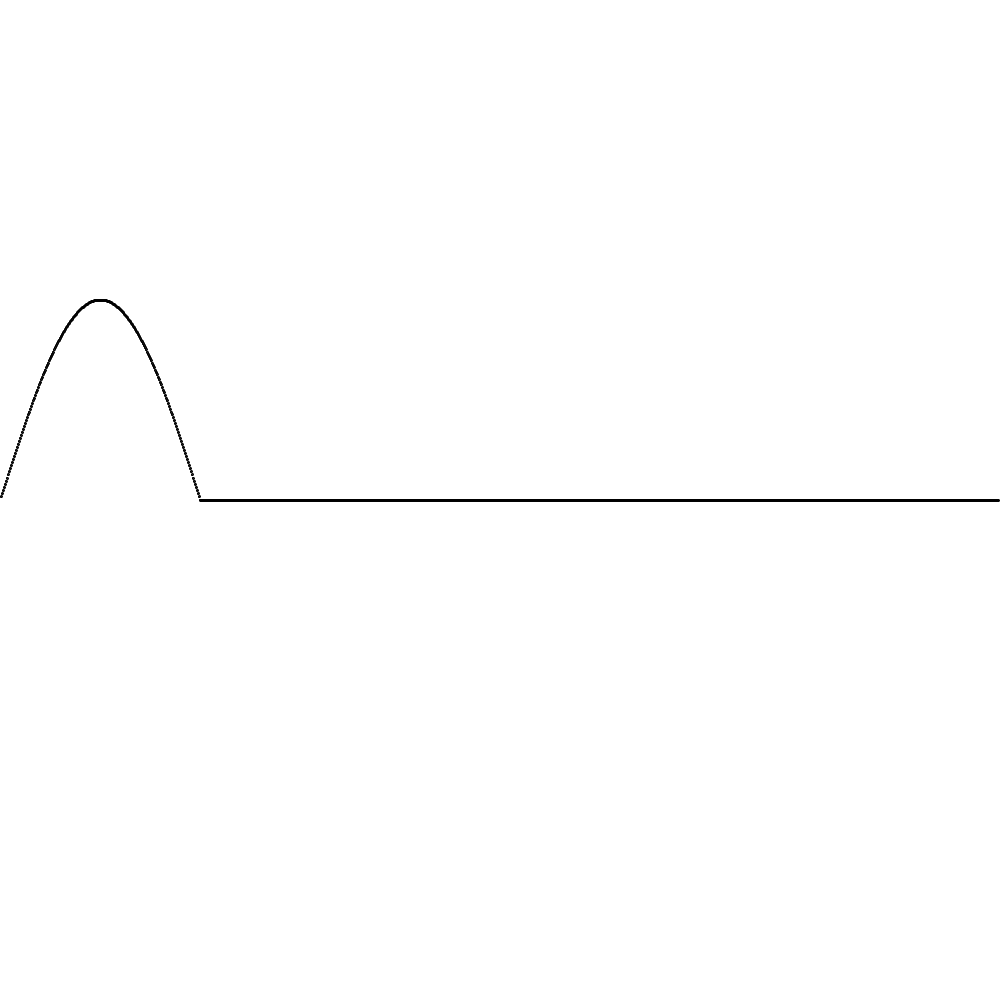
Frame 1 (no input)
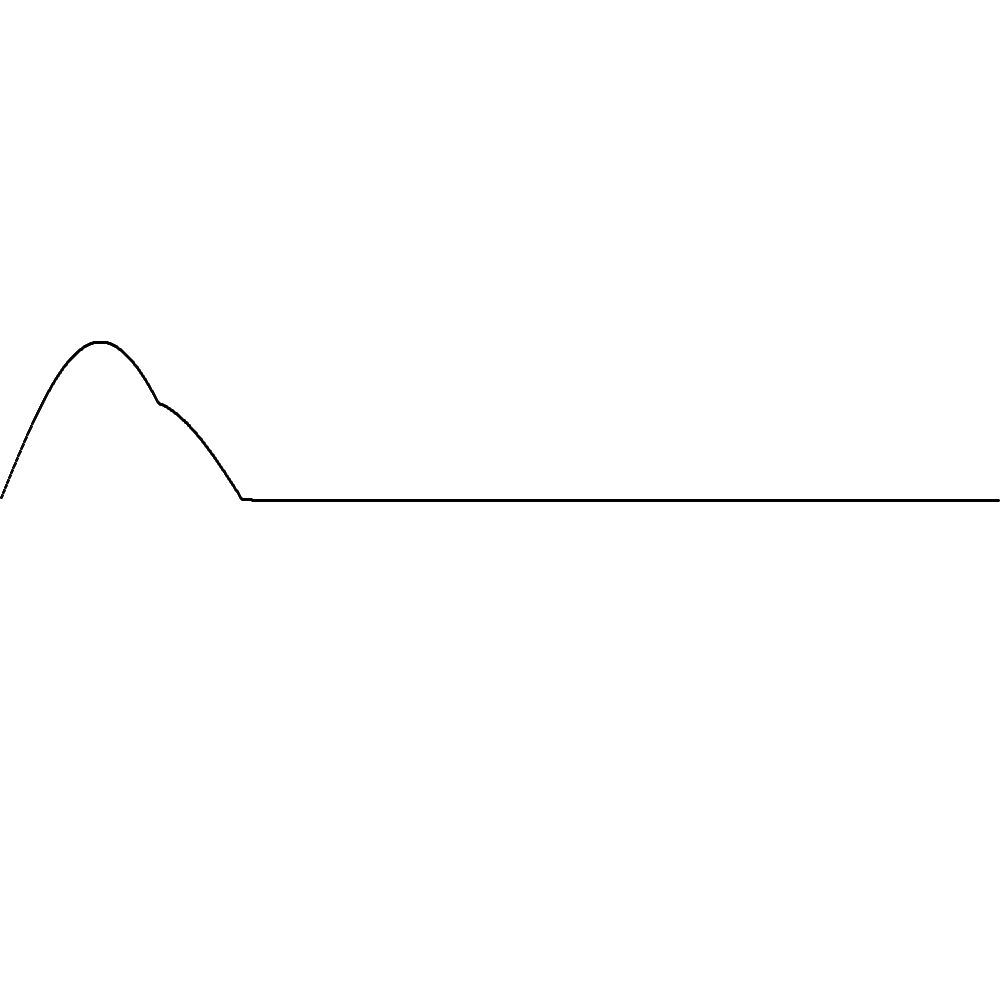
Frame 60 (the mouse pressed at the canvas centre just before this capture)
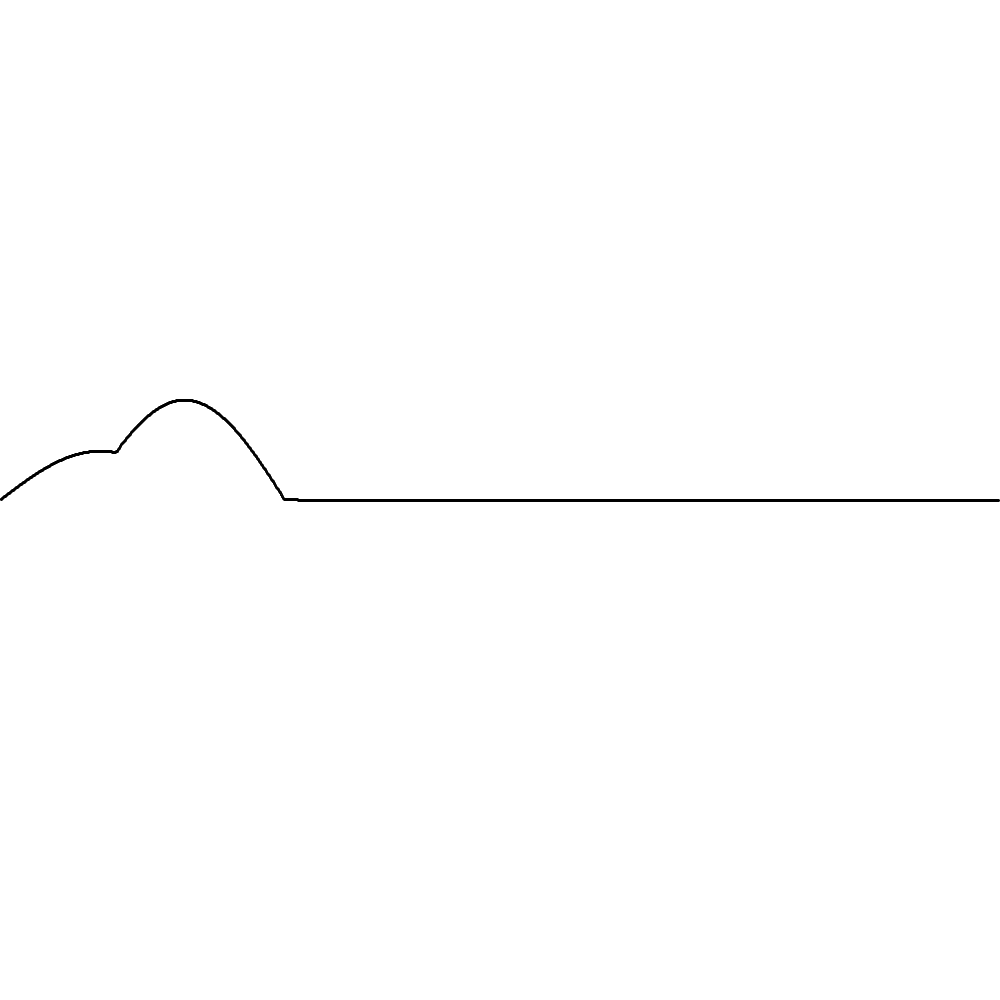
Frame 120 (the mouse held since frame 60 and released just before this capture)

The Processing sketch that drew these frames (run headless with seeded random() and noise(); from frame 60 on, the mouse is pressed at the canvas centre):

// Processing sketch: Elastic_string
// ── Elastic_string.pde
float pi = 3.141592653589793238462643383;
float pos[] = new float[1000];
float vel[] = new float[1000];
float t = 0;

void setup() { 
 size(1000,1000); 
 ellipseMode(CENTER);
frameRate(60);

for(int i=0; i<200; i++) {
  pos[i] = 200*sin(i*pi/200);
}

}


void draw() {
 translate(0,500);
 scale(1,-1);
 background(255);
 fill(0);
 
  for(int i = 1; i<999; i++) {
    ellipse(i,pos[i],2,2); //be
    vel[i] += ((pos[i-1]+pos[i+1])/2 - pos[i]) - 0.0001*vel[i]; //feel
  }
  
  for(int i = 1; i<999; i++) {
     pos[i] += vel[i]; //move
  }
  
  t++;  
  
 pos[0] = 0 ;//boundry conditions
 vel[0] = 0;
 pos[999] = 0;
 vel[999] = 0;

  
}

//trapezoid
  
//for(int i = 1; i<200; i++) {//initial conditions
 // pos[i] = i/2;
// } 
 //for(int i = 200; i<800; i++) {
 // pos[i] = 100;
// }
 //for(int i = 800; i<999; i++) {
 // pos[i] = 500-i/2;
// }

//lil wave

//for(int i=0; i<200; i++) {
 // pos[i] = 200*sin(i*pi/200);
//}
